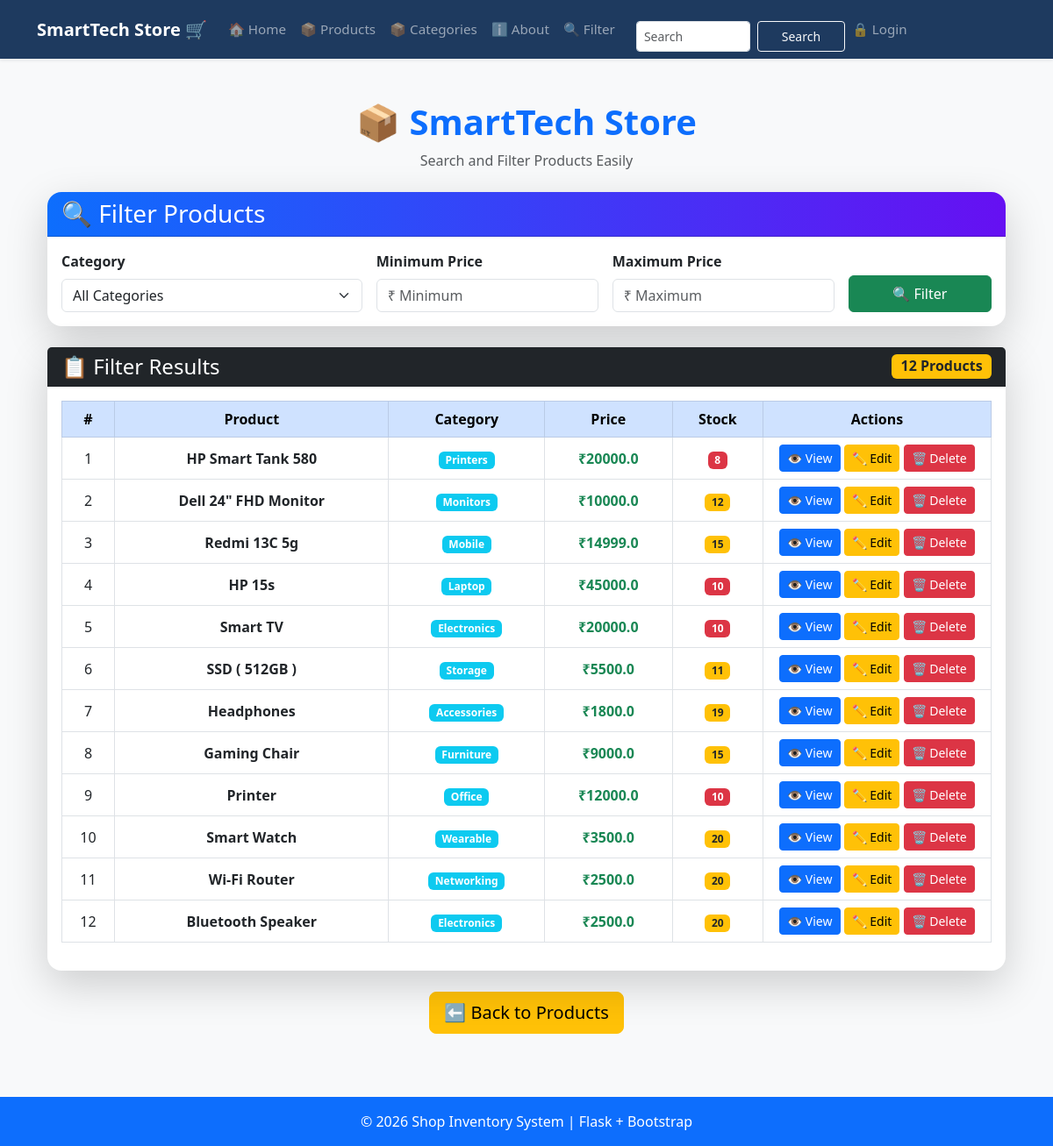
/filter, run on an earlier commit of the app's database.
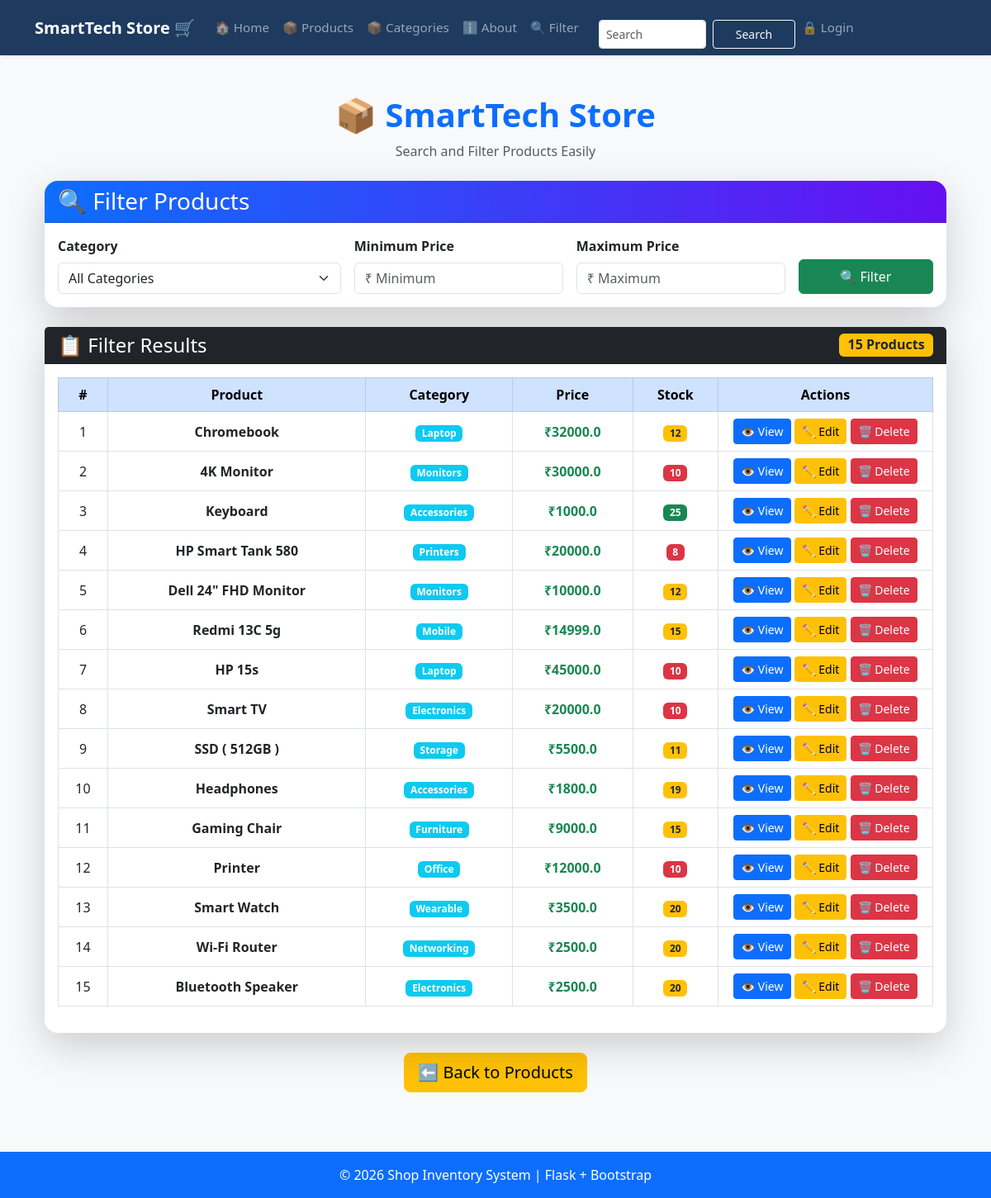
And on a later commit of the database.
### tables this page shows
CREATE TABLE products (
                    id INTEGER PRIMARY KEY AUTOINCREMENT,
                    name TEXT NOT NULL,
                    category TEXT NOT NULL,
                    price REAL NOT NULL,
                    stock INTEGER NOT NULL
                 , photo TEXT DEFAULT 'default.jpg');

### app.py (the view)
@app.route("/filter")
def filter_products():
    conn = get_db()
    category = request.args.get("category", "")
    min_price = request.args.get("min_price", "")
    max_price = request.args.get("max_price", "")
    query = "SELECT * FROM products WHERE 1=1"
    params = []
    if category:
        query += " AND category = ?"
        params.append(category)
    if min_price:
        query += " AND price >= ?"
        params.append(min_price)
    if max_price:
        query += " AND price <= ?"
        params.append(max_price)
    query += " ORDER BY id DESC"
    products = conn.execute(query, params).fetchall()
    categories = conn.execute(
        "SELECT DISTINCT category FROM products"
    ).fetchall()
    conn.close()
    return render_template(
        "filter.html",
        products=products,
        categories=categories,
        selected_category=category,
        min_price=min_price,
        max_price=max_price
    )

### database.py (called while the page is built)
def get_db():
    conn = sqlite3.connect(DB_PATH)
    conn.row_factory = sqlite3.Row # To access columns by name
    return conn

### templates/filter.html (shortened to what this page needs)
{% extends "base.html" %}
{% block content %}
<div class="container py-4">
    <div class="text-center mb-4">
        <h1 class="fw-bold text-primary">
            📦 SmartTech Store
        </h1>
        <p class="text-muted">
            Search and Filter Products Easily
        </p>
    </div>
    <div class="card shadow-lg border-0 rounded-4 mb-4">
        <div class="card-header text-white rounded-top-4"
             style="background:linear-gradient(90deg,#0d6efd,#6610f2);">
            <h3 class="mb-0">
                🔍 Filter Products
            </h3>
        </div>
        <div class="card-body">
            <form method="GET"
                  action="{{ url_for('filter_products') }}">
                <div class="row g-3">
                    <div class="col-md-4">
                        <label class="fw-bold mb-2">
                            Category
                        </label>
                        <select class="form-select"
                                name="category">
                            <option value="">
                                All Categories
                            </option>
                        </select>
                    </div>
                    <div class="col-md-3">
                        <label class="fw-bold mb-2">
                            Minimum Price
                        </label>
                        <input
                            type="number"
                            class="form-control"
                            name="min_price"
                            placeholder="₹ Minimum"
                            value="{{ min_price }}">
                    </div>
                    <div class="col-md-3">
                        <label class="fw-bold mb-2">
                            Maximum Price
                        </label>
                        <input
                            type="number"
                            class="form-control"
                            name="max_price"
                            placeholder="₹ Maximum"
                            value="{{ max_price }}">
                    </div>
                    <div class="col-md-2 d-grid">
                        <label>&nbsp;</label>
                        <button class="btn btn-success">
                            🔍 Filter
                        </button>
                    </div>
                </div>
            </form>
        </div>
    </div>
    <div class="card shadow-lg border-0 rounded-4">
        <div class="card-header bg-dark text-white d-flex justify-content-between">
            <h4 class="mb-0">
                📋 Filter Results
            </h4>
            <span class="badge bg-warning text-dark fs-6">
                {{ products|length }} Products
            </span>
        </div>
        <div class="card-body">
            {% if products %}
            <div class="table-responsive">
                <table class="table table-hover table-bordered align-middle text-center">
                    <thead class="table-primary">
                        <tr>
                            <th>#</th>
                            <th>Product</th>
                            <th>Category</th>
                            <th>Price</th>
                            <th>Stock</th>
                            <th width="260">
                                Actions
                            </th>
                        </tr>
                    </thead>
                    <tbody>
                        {% for product in products %}
                        <tr>
                            <td>{{ loop.index }}</td>
                            <td class="fw-bold">
                                {{ product.name }}
                            </td>
                            <td>
                                <span class="badge bg-info">
                                    {{ product.category }}
                                </span>
                            </td>
                            <td class="text-success fw-bold">
                                ₹{{ product.price }}
                            </td>
                            <td>
                                {% if product.stock > 20 %}
                                <span class="badge bg-success">
                                    {{ product.stock }}
                                </span>
                                {% elif product.stock > 10 %}
                                <span class="badge bg-warning text-dark">
                                    {{ product.stock }}
                                </span>
                                {% else %}
                                <span class="badge bg-danger">
                                    {{ product.stock }}
                                </span>
                                {% endif %}
                            </td>
                            <td>
                                <a href="{{ url_for('product_detail',id=product.id) }}"
                                   class="btn btn-primary btn-sm">
                                    👁 View
                                </a>
                                <a href="{{ url_for('edit_product',id=product.id) }}"
                                   class="btn btn-warning btn-sm">
                                    ✏ Edit
                                </a>
                                <a href="{{ url_for('delete_product',id=product.id) }}"
                                   class="btn btn-danger btn-sm"
                                   onclick="return confirm('Delete this product?')">
                                    🗑 Delete
                                </a>
                            </td>
                        </tr>
                        {% endfor %}
                    </tbody>
                </table>
            </div>
            {% endif %}
        </div>
    </div>
    <div class="text-center mt-4">
        <a href="{{ url_for('product') }}"
           class="btn btn-warning btn-lg">
            ⬅ Back to Products
        </a>
    </div>
</div>
{% endblock %}

### templates/base.html (shortened to what this page needs)
<!DOCTYPE html>
<html lang="en">
<head>
    <link href="https://cdn.jsdelivr.net/npm/bootstrap@5.3.0/dist/css/bootstrap.min.css"
          rel="stylesheet">
</head>
<body class="bg-light">
    <nav class="navbar navbar-expand-lg navbar-dark shadow-sm"
         style="background-color: #1e3a5f;">
        <div class="container">
            <a class="navbar-brand fw-bold fs-5 me-3" href="{{ url_for('home') }}">
                SmartTech Store 🛒
            </a>
            <div class="collapse navbar-collapse" id="mainNavbar">
                <ul class="navbar-nav me-auto align-items-lg-center">
                    <li class="nav-item">
                        <a class="nav-link px-2 py-1" href="{{ url_for('home') }}">
                            🏠 Home
                        </a>
                    </li>
                    <li class="nav-item">
                        <a class="nav-link px-2 py-1" href="{{ url_for('product') }}">
                            📦 Products
                        </a>
                    </li>
                    <li class="nav-item">
                        <a class="nav-link px-2 py-1" href="{{ url_for('categories') }}">
                            📦 Categories
                        </a>
                    </li>
                    <li class="nav-item">
                        <a class="nav-link px-2 py-1" href="{{ url_for('about') }}">
                            ℹ️ About
                        </a>
                    </li>
                <li class="nav-item">
                    <a class ="nav-link px-2 py-1" href="{{ url_for('filter_products') }}">
                        🔍 Filter
                    </a>
                </li>
                <li class="nav-item">
                <form class="d-flex ms-3 mt-3" action="{{ url_for('search') }}" method="GET">
                    <input class="form-control form-control-sm me-2" style="width:130px; height:35px" type="search" placeholder="Search" name="q">
                    <button class="btn btn-outline-light btn-sm" style="width:100px; height:35px" type="submit">Search</button>
                </form>
                </li>
                 {% if session.username %}
                <li class="nav-item">
                    <span class="nav-link px-2 py-1 text-white">👤 {{ session.username }}</span>
                    <a class="nav-link px-2 py-1" href="{{ url_for('logout') }}">
                        🔓 Logout
                    </a>
                </li>
                {% else %}
                    <li class="nav-item">
                        <a class="nav-link px-2 py-1" href="{{ url_for('login') }}">
                            🔒 Login
                        </a>
                    </li>
                {% endif %}
                </ul>
            </div>
        </div>
    </nav>
<div class="container mt-4 mb-5">
   {% block content %}
    {% endblock %}
</div>
<footer class="bg-primary text-white text-center py-3 mt-5">
    <p class="mb-0">
        © 2026 Shop Inventory System | Flask + Bootstrap
    </p>
</footer>
</body>
</html>

### templates/base.html (style rules this page uses)
.navbar { min-height: 60px; }
:root { --brand: #1e3a5f; }
.nav-link { font-size: 0.95rem; font-weight: 500; }

What changed in the data, as far as the page shows it:
added products: name "Chromebook", category "Laptop", price "32000.0", stock "12"
added products: name "4K Monitor", category "Monitors", price "30000.0", stock "10"
added products: name "Keyboard", category "Accessories", price "1000.0", stock "25"
Also different on the page:
{{ products|length }}: "12" → "15"
